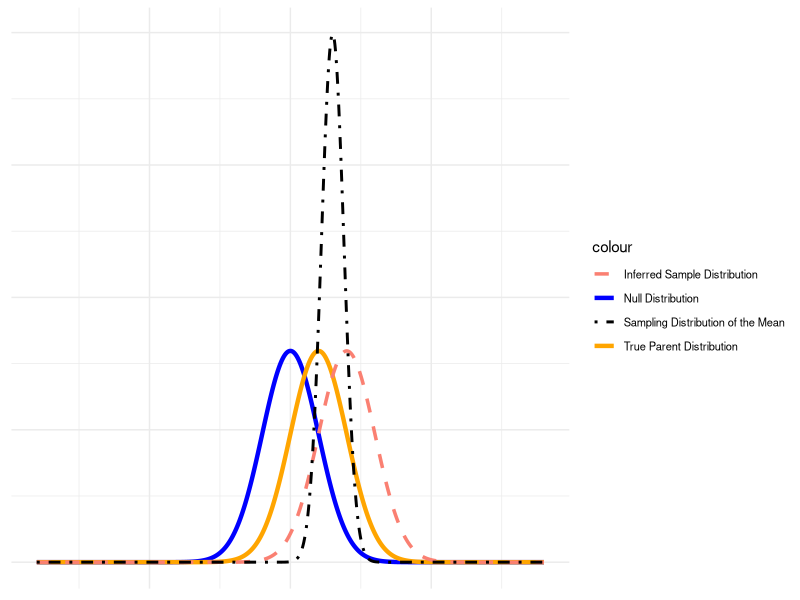
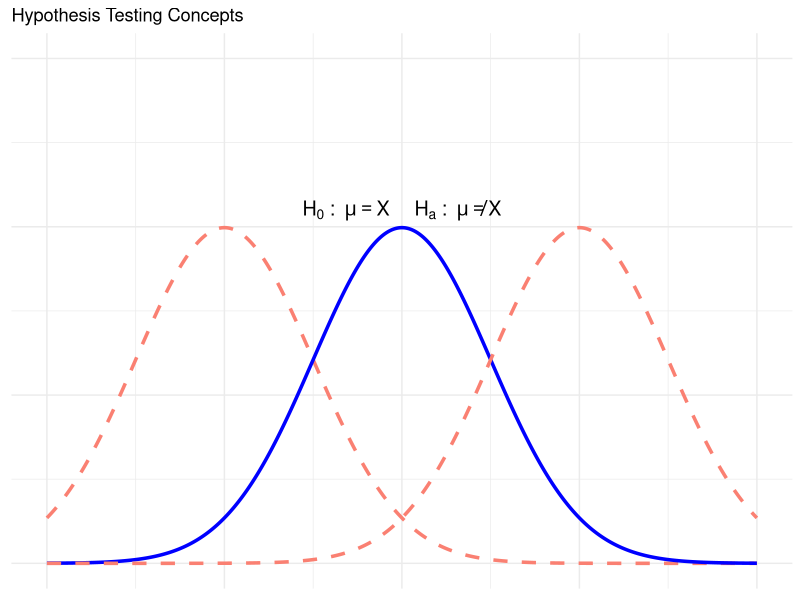
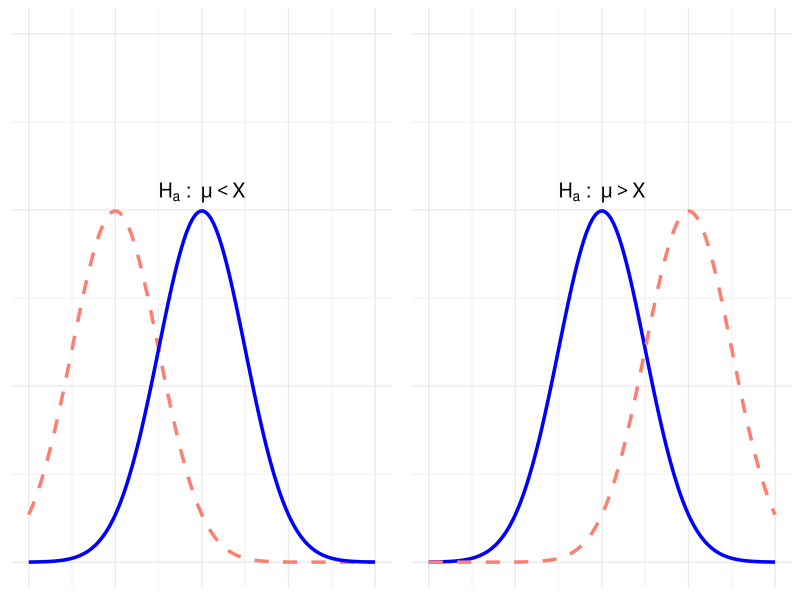
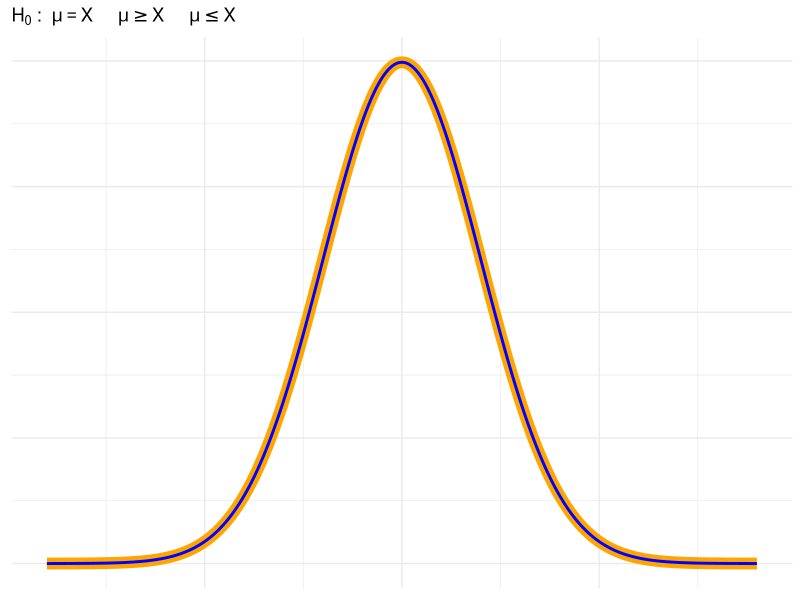
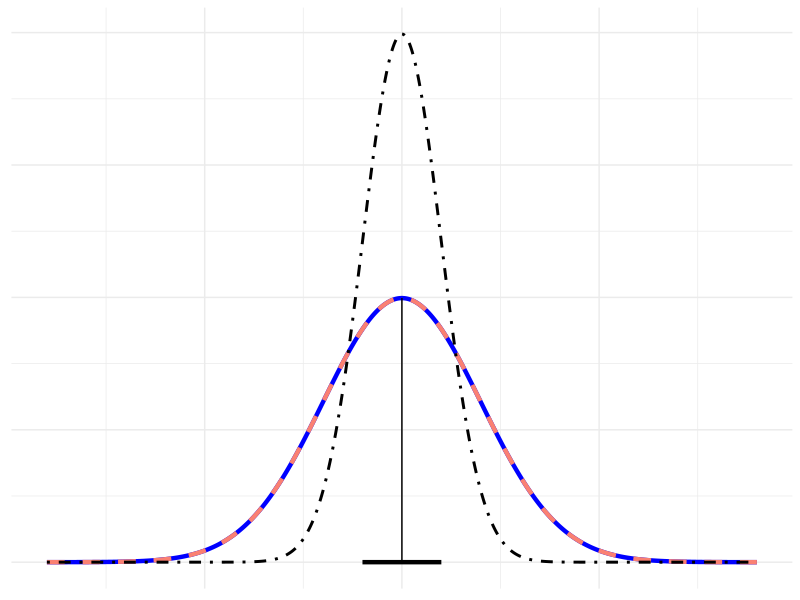
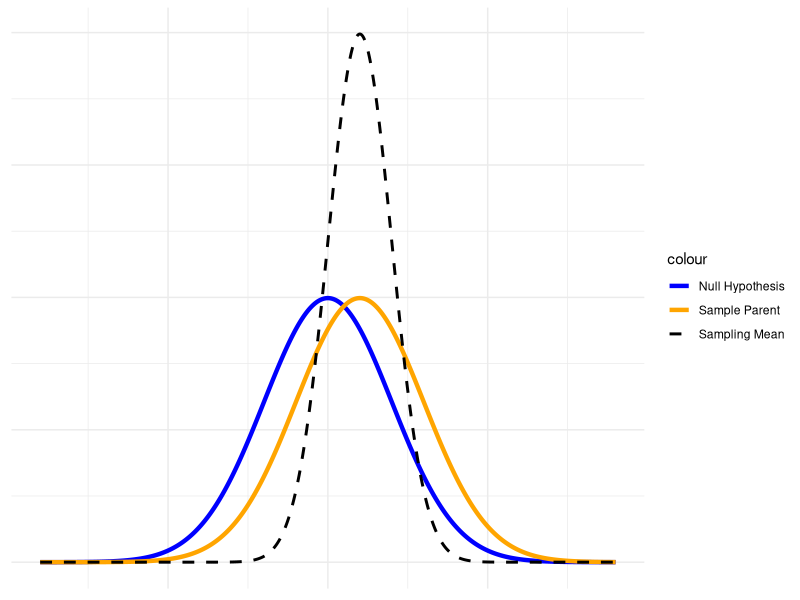
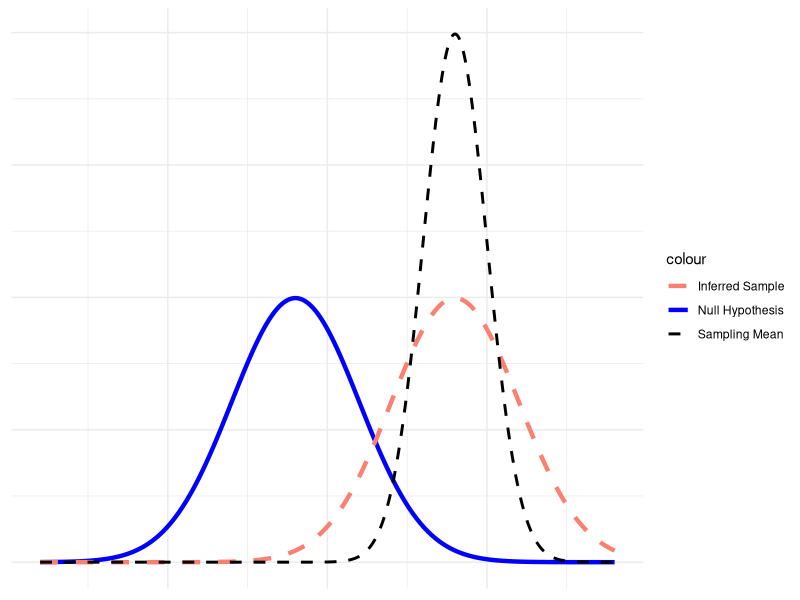
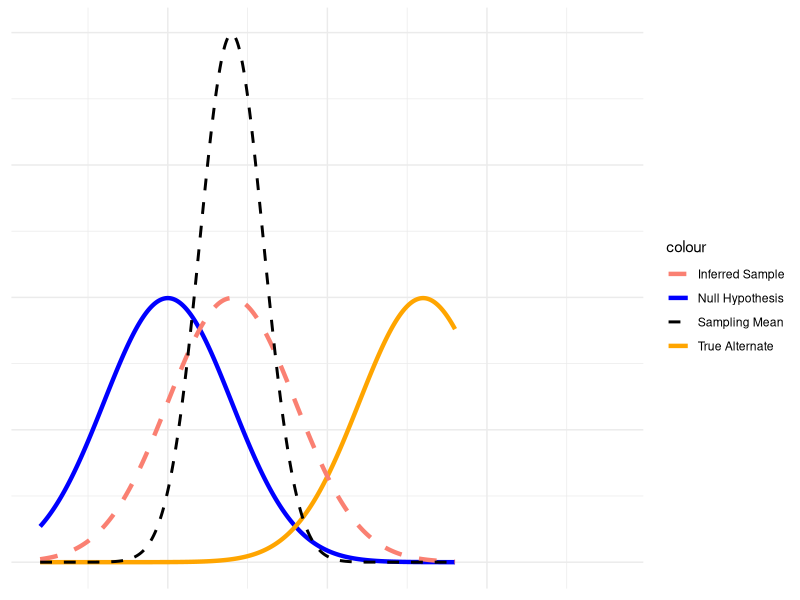

These figures' R source, in order:
## ---- chunk 1
library(ggplot2)
theme_set(theme_minimal() + 
          theme(legend.position="right", axis.text = element_blank(), 
                axis.title = element_blank(), axis.ticks = element_blank()))

# Define the data
x_vals <- seq(-4.5, 4.5, by=0.01)
h0 <- dnorm(x_vals, mean=0, sd=0.5)
sample_parent <- dnorm(x_vals, mean=0.5, sd=0.5)
sampling_mean <- dnorm(x_vals, mean=0.75, sd=0.2)
Inferred_sample <- dnorm(x_vals, mean=1, sd=0.5)

# Plot
p_key <- ggplot() + 
  geom_line(aes(x_vals, h0, color="Null Distribution"), size=1.5) +
  geom_line(aes(x_vals, sample_parent, color="True Parent Distribution"), size=1.5) +
  geom_line(aes(x_vals, Inferred_sample, color="Inferred Sample Distribution"), linetype="dashed", size=1.2) +
  geom_line(aes(x_vals, sampling_mean, color="Sampling Distribution of the Mean"), linetype="dotdash", size=1) +
  scale_color_manual(values=c("Null Distribution"="blue", "True Parent Distribution"="orange", "Inferred Sample Distribution"="salmon", "Sampling Distribution of the Mean"="black")) +
  theme(legend.position="right", axis.text = element_blank(), axis.title = element_blank(), axis.ticks = element_blank(),
        legend.text = element_text(size = 8))  # Adjusted legend text size

print(p_key)
## ---- chunk 2
# Define the data and functions
x_vals <- seq(-4, 4, by=0.01)
ha_left <- dnorm(x_vals, mean=-2, sd=1)
h0 <- dnorm(x_vals, mean=0, sd=1)
ha_right <- dnorm(x_vals, mean=2, sd=1)

# Plot
p <- ggplot() + 
  geom_line(aes(x_vals, ha_left, color="Inferred Sample Distribution"), linetype="dashed", size=1.2) +
  geom_line(aes(x_vals, h0, color="Null Distribution"), linetype="solid", size=1.2) +
  geom_line(aes(x_vals, ha_right, color="Inferred Sample Distribution"), linetype="dashed", size=1.2) +
  annotate("text", x = 0, y = 0.42, label = expression("H"[0] ~ ": " ~ mu == "X    " ~ "H"[a] ~ ": " ~ mu != "X"), size = 5) +
  scale_color_manual(values=c("Inferred Sample Distribution"="salmon", "Null Distribution"="blue")) +
  theme_minimal() + 
  ylim(0,0.6)+
  theme(legend.position="none", axis.text = element_blank(), axis.title = element_blank(), axis.ticks = element_blank()) +
  labs(title="Hypothesis Testing Concepts")

print(p)
## ---- chunk 3
library(ggplot2)
library(gridExtra)

# Define the data and functions for the one-tailed alternatives
x_vals <- seq(-4, 4, by=0.01)
ha_left <- dnorm(x_vals, mean=-2, sd=1)
h0 <- dnorm(x_vals, mean=0, sd=1)
ha_right <- dnorm(x_vals, mean=2, sd=1)

# First Plot: Ha: µ < X
p1 <- ggplot() + 
  geom_line(aes(x_vals, ha_left, color="Inferred Sample Distribution (Ha)"), linetype="dashed", size=1.2) +
  geom_line(aes(x_vals, h0, color="Null Distribution (H0)"), linetype="solid", size=1.2) +
  annotate("text", x = 0, y = 0.42, label = expression("H"[a] ~ ": " ~ mu < "X"), size = 5) +
  scale_color_manual(values=c("Inferred Sample Distribution (Ha)"="salmon", "Null Distribution (H0)"="blue")) +
  theme_minimal() + 
    ylim(0,0.6)+
  theme(legend.position="none", axis.text = element_blank(), axis.title = element_blank(), axis.ticks = element_blank())

# Second Plot: Ha: µ > X
p2 <- ggplot() + 
  geom_line(aes(x_vals, h0, color="Null Distribution (H0)"), linetype="solid", size=1.2) +
  geom_line(aes(x_vals, ha_right, color="Inferred Sample Distribution (Ha)"), linetype="dashed", size=1.2) +
  annotate("text", x = 0, y = 0.42, label = expression("H"[a] ~ ": " ~ mu >"X"), size = 5) +
  scale_color_manual(values=c("Inferred Sample Distribution (Ha)"="salmon", "Null Distribution (H0)"="blue")) +
  theme_minimal() + 
    ylim(0,0.6)+
  theme(legend.position="none", axis.text = element_blank(), axis.title = element_blank(), axis.ticks = element_blank())

# Plot them side by side
grid.arrange(p1, p2, ncol=2)
## ---- chunk 4
# Define the data and functions
x_vals <- seq(-4.5, 4.5, by=0.01)
h0 <- dnorm(x_vals, mean=0, sd=1)

# Plot: Two identical distributions
p3 <- ggplot() + 
    geom_line(aes(x_vals, h0, color="Sample"), linetype="solid", size=4, alpha=1) +
  geom_line(aes(x_vals, h0, color="H0"), linetype="solid", size=1) +
  scale_color_manual(values=c("Sample"="orange", "H0"="blue")) +
  theme_minimal() + 
  theme(legend.position="none", axis.text = element_blank(), axis.title = element_blank(), axis.ticks = element_blank()) +
  labs(title=expression("H"[0] ~ ": " ~ mu == "X    " ~ mu >= "X    " ~ mu <= "X"))

print(p3)
## ---- chunk 5
 sampling_dist <- dnorm(x_vals, mean=0, sd=0.5)  # Sample distribution is narrower

# Plot: Sampling distribution
p4 <- ggplot() + 
  geom_line(aes(x_vals, h0, color="H0"), linetype="solid", size=1.5) +
  geom_line(aes(x_vals, h0, color="Sample Parent"), linetype="dashed", size=1.5) +
  geom_line(aes(x_vals, sampling_dist, color="Sampling"), linetype="dotdash", size=1) +
  geom_segment(aes(x = 0, xend = 0, y = 0, yend = max(h0)), linetype="solid", size=0.5) + # Thin black vertical line
  geom_segment(aes(x = -0.5, xend = 0.5, y = 0, yend = 0), size=1.5) +  # Thick short black line for CI
  scale_color_manual(values=c("Sample Parent"="salmon", "H0"="blue", "Sampling"="black")) +
  theme_minimal() + 
  theme(legend.position="none", axis.text = element_blank(), axis.title = element_blank(), axis.ticks = element_blank())

print(p4)
## ---- chunk 6
x_vals <- seq(-4.5, 4.5, by=0.01)

# Distributions
h0 <- dnorm(x_vals, mean=0, sd=1)
sample_parent <- dnorm(x_vals, mean=0.5, sd=1)
sampling_mean <- dnorm(x_vals, mean=0.5, sd=0.5)

p7 <- ggplot() + 
  geom_line(aes(x=x_vals, y=h0, color="Null Hypothesis"), size=1.5) +
  geom_line(aes(x=x_vals, y=sample_parent, color="Sample Parent"), size=1.5, linetype="solid") +
  geom_line(aes(x=x_vals, y=sampling_mean, color="Sampling Mean"), linetype="dashed", size=1) +
  theme_minimal() + 
  theme(legend.position="right", axis.text = element_blank(), axis.title = element_blank(), axis.ticks = element_blank()) +
  scale_color_manual(values=c("Null Hypothesis"="blue", "Sample Parent"="orange", "Sampling Mean"="black"))

print(p7)
## ---- chunk 7
Inferred_sample <- dnorm(x_vals, mean=2, sd=1)
h0_shifted <- dnorm(x_vals, mean=-0.5, sd=1)
sampling_mean_shifted <- dnorm(x_vals, mean=2, sd=0.5)

p8 <- ggplot() + 
  geom_line(aes(x=x_vals, y=h0_shifted, color="Null Hypothesis"), size=1.5) +
  geom_line(aes(x=x_vals, y=Inferred_sample, color="Inferred Sample"), size=1.5, linetype="dashed") +
  geom_line(aes(x=x_vals, y=sampling_mean_shifted, color="Sampling Mean"), linetype="dashed", size=1) +
  theme_minimal() + 
  theme(legend.position="right", axis.text = element_blank(), axis.title = element_blank(), axis.ticks = element_blank()) +
  scale_color_manual(values=c("Null Hypothesis"="blue", "Inferred Sample"="salmon", "Sampling Mean"="black"))

print(p8)
## ---- chunk 8

true_alternate <- dnorm(x_vals, mean=4, sd=1)
Inferred_sample <- dnorm(x_vals, mean=1, sd=1)
sampling_mean_shifted <- dnorm(x_vals, mean=1, sd=0.5)

p9 <- ggplot() + 
  geom_line(aes(x=x_vals, y=h0, color="Null Hypothesis"), size=1.5) +
  geom_line(aes(x=x_vals, y=true_alternate, color="True Alternate"), size=1.5) +
  geom_line(aes(x=x_vals, y=Inferred_sample, color="Inferred Sample"), size=1.5, linetype="dashed") +
  geom_line(aes(x=x_vals, y=sampling_mean_shifted, color="Sampling Mean"), linetype="dashed", size=1) +
  theme_minimal() + 
  xlim(-2,7)+
  theme(legend.position="right", axis.text = element_blank(), axis.title = element_blank(), axis.ticks = element_blank()) +
  scale_color_manual(values=c("Null Hypothesis"="blue", "True Alternate"="orange", "Inferred Sample"="salmon", "Sampling Mean"="black"))

print(p9)
